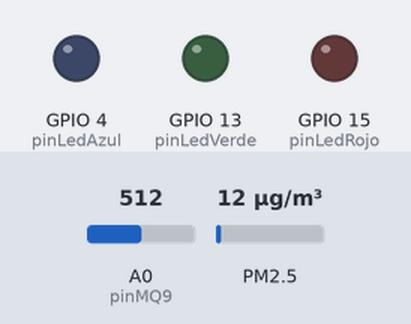
Simulated run of this sketch. Board: ESP8266 (NodeMCU). Shown: output pins drawn as LEDs (lit = HIGH). Wiring (inferred from the names in the program): dust sensor: data GPIO 5. The test bench sets the inputs (shaded band); at power-on: A0 (pinMQ9) = 512, PM2.5 12 µg/m³. WiFi joins after 1.5 s; servers stay silent unless stated; what the sketch prints to the serial monitor is not drawn.

Above: at 0.1 s.
At 16.7 s:
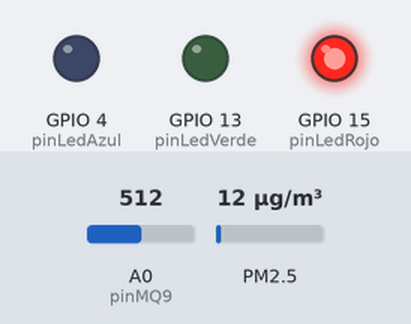
Timing chart, 0 to 18.2 s (numbered marks = the images above):
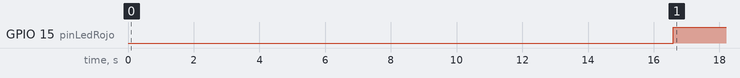

Measured:
- by itself, GPIO 15 (pinLedRojo): LOW → HIGH at 16.6 s

The sketch:

codigo.ino.ino
```cpp
// --- LIBRERÍAS ---
#include <ESP8266WiFi.h>
#include "ThingSpeak.h"

// 1. ASIGNACIÓN DE PINES
const int pinMQ9 = A0;
const int pinDSM501A = 5;
const int pinLedRojo = 15;
const int pinLedVerde = 13;
const int pinLedAzul = 4;

// 2. VARIABLES DEL SENSOR DE POLVO (DSM501A)
unsigned long duracionPulso;
unsigned long tiempoInicio;
unsigned long tiempoOcupacionBaja = 0;
float proporcion = 0;
float concentracionPM25 = 0;
// Ajustado a 15 segundos para la presentación (Límite mínimo de ThingSpeak)
const unsigned long TIEMPO_MUESTREO = 15000;

// Parámetros de calibración DSM501A
float offsetPolvo = 0.0; // Cambiar si en aire limpio entrega valores > 0

// 3. VARIABLES DEL SENSOR DE GAS (MQ9)
int valorMQ9Crudo = 0;
// Parámetros de calibración MQ9
float R0 = 10.0;
float factorResistencia = 9.9;

// 4. CREDENCIALES DE RED Y NUBE
const char* ssid = "ProyectoSCA";
const char* password = "12345678";
unsigned long myChannelNumber = 3416297;   // Reemplazar con ID de ThingSpeak
const char * myWriteAPIKey = "3K7351PSPW1ZC6VX"; // Reemplazar con Write API Key

WiFiClient clienteWiFi;

void setup() {
  Serial.begin(115200);
  delay(10);

  pinMode(pinDSM501A, INPUT);
  pinMode(pinLedRojo, OUTPUT);
  pinMode(pinLedVerde, OUTPUT);
  pinMode(pinLedAzul, OUTPUT);

  digitalWrite(pinLedRojo, LOW);
  digitalWrite(pinLedVerde, LOW);
  digitalWrite(pinLedAzul, LOW);

  Serial.println();
  Serial.print("Conectando a ");
  Serial.println(ssid);

  WiFi.begin(ssid, password);

  while (WiFi.status() != WL_CONNECTED) {
    delay(500);
    Serial.print(".");
  }

  Serial.println("");
  Serial.println("WiFi conectado exitosamente.");

  ThingSpeak.begin(clienteWiFi);
  tiempoInicio = millis();
}

void loop() {
  // 1. LECTURA DEL SENSOR DE POLVO (DSM501A)
  duracionPulso = pulseIn(pinDSM501A, LOW);
  tiempoOcupacionBaja += duracionPulso;

  if ((millis() - tiempoInicio) >= TIEMPO_MUESTREO) {

    // Calentamiento reducido a 15 segundos para no demorar la presentación
    if (millis() < 15000) {
      Serial.println("Calentando sensor óptico... (descartando datos)");
      tiempoOcupacionBaja = 0;
      tiempoInicio = millis();
      return;
    }

    // 2. CÁLCULO DE MATERIAL PARTICULADO (ug/m3)
    proporcion = tiempoOcupacionBaja / (TIEMPO_MUESTREO * 10.0);
    concentracionPM25 = 1.1 * pow(proporcion, 3) - 3.8 * pow(proporcion, 2) + 520 * proporcion + 0.62;

    concentracionPM25 = concentracionPM25 - offsetPolvo;
    if (concentracionPM25 < 0) concentracionPM25 = 0;

    // 3. LECTURA Y CÁLCULO DE GAS CO (ppm)
    valorMQ9Crudo = analogRead(pinMQ9);
    float voltajeSensor = valorMQ9Crudo * (3.3 / 1023.0);
    float Rs = ((5.0 * 10.0) / voltajeSensor) - 10.0;
    float ratio = Rs / R0;
    float ppmCO = pow(10, ((log10(ratio) - 0.99) / -0.45));

    Serial.print("PM2.5 (ug/m3): ");
    Serial.println(concentracionPM25);
    Serial.print("CO (ppm): ");
    Serial.println(ppmCO);

    // 4. LÓGICA DE ALERTAS (Normativa DS 594)
    if (ppmCO >= 40 || concentracionPM25 >= 150) {
      digitalWrite(pinLedRojo, HIGH);
      digitalWrite(pinLedVerde, LOW);
      digitalWrite(pinLedAzul, LOW);
    }
    else if ((ppmCO >= 21 && ppmCO < 40) || (concentracionPM25 >= 51 && concentracionPM25 < 150)) {
      digitalWrite(pinLedRojo, HIGH);
      digitalWrite(pinLedVerde, HIGH);
      digitalWrite(pinLedAzul, LOW);
    }
    else {
      digitalWrite(pinLedRojo, LOW);
      digitalWrite(pinLedVerde, HIGH);
      digitalWrite(pinLedAzul, LOW);
    }

    // 5. TRANSMISIÓN A LA NUBE (ThingSpeak)
    ThingSpeak.setField(1, concentracionPM25);
    ThingSpeak.setField(2, ppmCO);

    int codigoRespuesta = ThingSpeak.writeFields(myChannelNumber, myWriteAPIKey);

    if (codigoRespuesta == 200) {
      Serial.println("Datos enviados a ThingSpeak.");
    } else {
      Serial.print("Error de transmisión HTTP: ");
      Serial.println(codigoRespuesta);
    }

    // 6. REINICIO DEL CICLO
    tiempoOcupacionBaja = 0;
    tiempoInicio = millis();
  }
}
```
